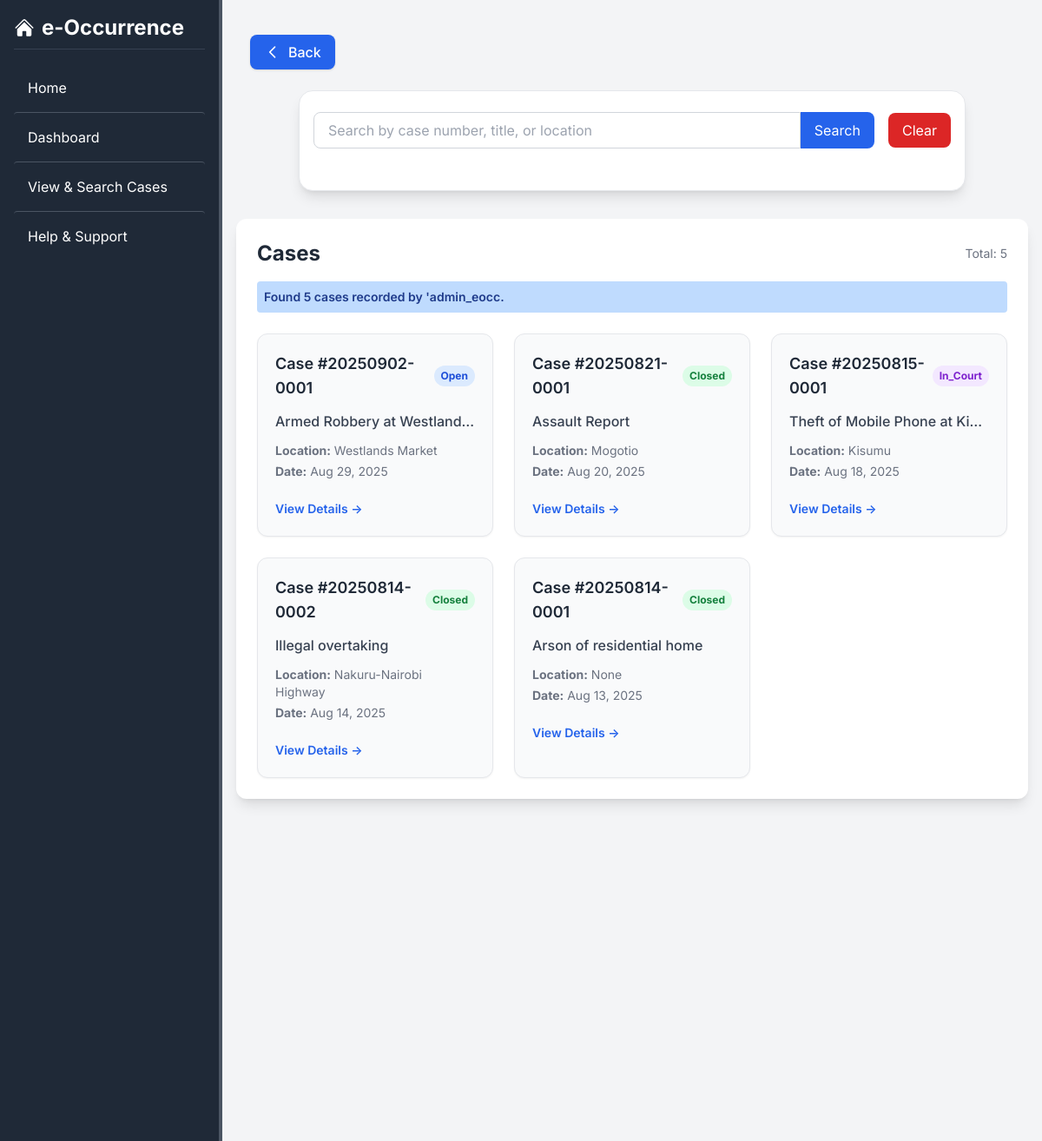
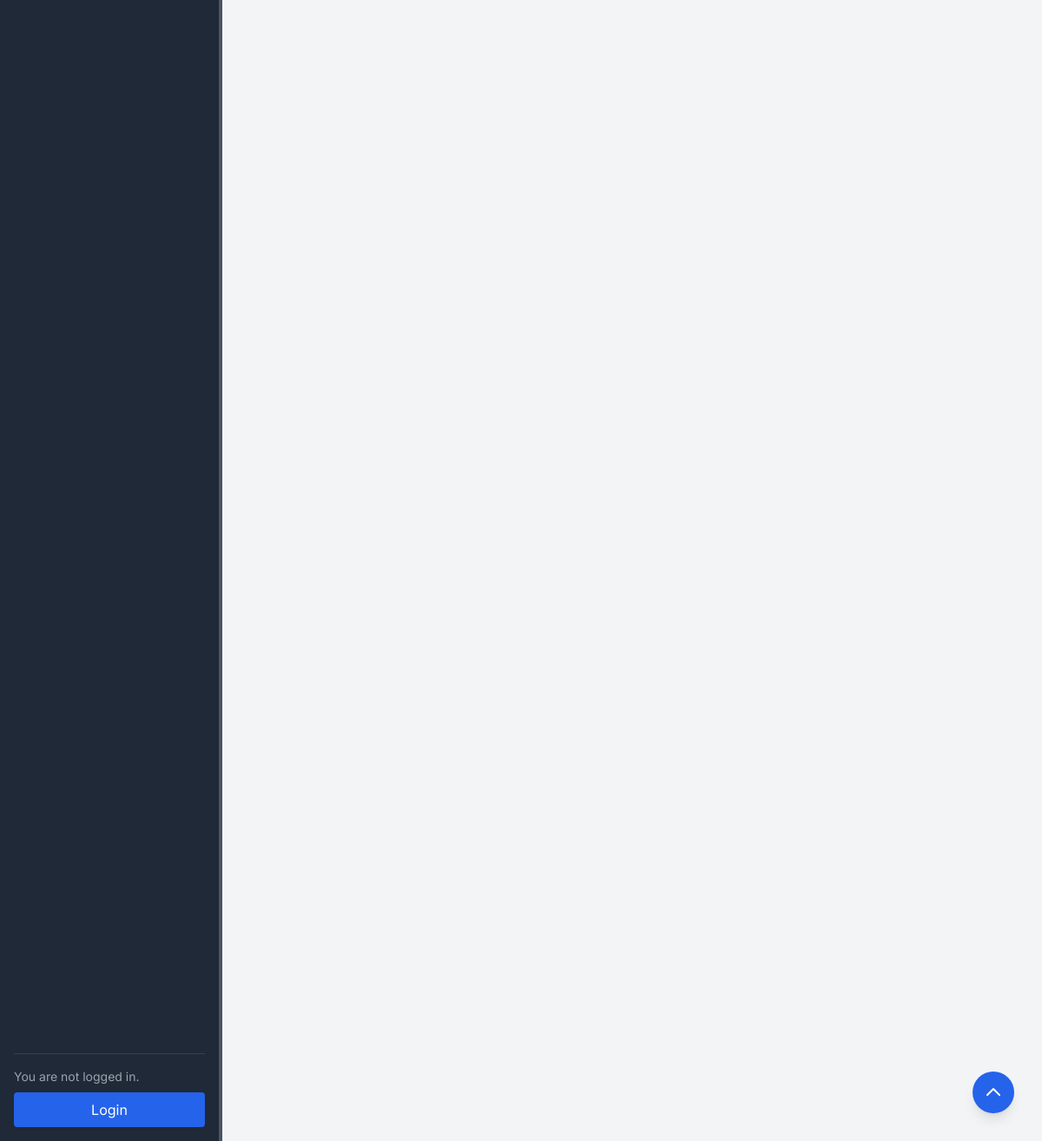
Page /cases/search/?recorded_by=admin_eocc on the committed database (2 pictures, top to bottom).
### cases/models.py (models this page shows, shortened)
class Case(models.Model):
    STATUS_CHOICES = [
        ('open', 'Open'),
        ('under_investigation', 'Under Investigation'),
        ('in_court', 'In Court'),
        ('closed', 'Closed'),
        ('dismissed', 'Dismissed'),
        ('transferred', 'Transferred'),
    ]
    CASE_TYPE_CHOICES = [
    ('ASSAULT', 'Assault'),
    ('GBV', 'Gender-Based Violence'),
    ('HOMICIDE', 'Homicide / Murder'),
    ('MISSING_PERSON', 'Missing Person'),
    ('SUICIDE', 'Suicide / Attempted Suicide'),
    ('THEFT', 'Theft'),
    ('ROBBERY', 'Robbery'),
    ('BURGLARY', 'Burglary / Break-in'),
    ('ARSON', 'Arson'),
    ('FRAUD', 'Fraud'),
    ('CORRUPTION', 'Corruption / Bribery'),
    ('TRAFFIC', 'Traffic Offense'),
    ('PUBLIC_DISTURBANCE', 'Public Disturbance'),
    ('ILLEGAL_ASSEMBLY', 'Illegal Assembly / Protest'),
    ('DRUG_POSSESSION', 'Drug Possession / Trafficking'),
    ('ILLEGAL_WEAPONS', 'Illegal Possession of Firearms / Weapons'),
    ('DOMESTIC', 'Domestic Dispute'),
    ('CHILD_ABUSE', 'Child Abuse / Neglect'),
    ('LOST_PROPERTY', 'Lost Property'),
    ('RECOVERED_PROPERTY', 'Recovered Property'),
    ('OTHER', 'Other'),
]
    uuid = models.UUIDField(default=uuid.uuid4, unique=True, editable=False)
    case_number = models.CharField(max_length=50, unique=True)
    case_type = models.CharField(
        max_length=30, choices=CASE_TYPE_CHOICES, default='OTHER',
    )
    complainant = models.ForeignKey(
        'Complainant', on_delete=models.SET_NULL, null=True, related_name='cases'
    )
    suspects = models.ManyToManyField(
        'Suspect', blank=True, related_name='cases'
    )
    witnesses = models.ManyToManyField(
        'Witness', blank=True, related_name='cases'
    )
    incident_date = models.DateField(null=True, blank=True)  # Date of the incident
    report_date = models.DateField(auto_now_add=True)  # Date when the case was reported
    location = models.CharField(max_length=255, blank=True, null=True)
    title = models.CharField(max_length=255)
    description = models.TextField(blank=True)
    recorded_by = models.ForeignKey(
        User, on_delete=models.SET_NULL, null=True, related_name='cases_reported'
    )
    status = models.CharField(max_length=30, choices=STATUS_CHOICES, default='open')
    court_date = models.DateField(null=True, blank=True)
    created_at = models.DateTimeField(auto_now_add=True)
    updated_at = models.DateTimeField(auto_now=True)
    class Meta:
        ordering = ['-created_at']

### cases/views.py (the view, shortened to what this page needs)
# urls.py: path('search/', views.search_cases, name='search_cases'),
def search_cases(request):
    query = request.GET.get('query', '').strip()
    status = request.GET.get('status', '')
    recorded_by = request.GET.get('recorded_by', '')
    cases = Case.objects.all()
    if status:
        cases = cases.filter(status=status)
        result_name = f"cases with status '{status}'"
    if recorded_by:
        cases = cases.filter(recorded_by__username=recorded_by)
        result_name = f"cases recorded by '{recorded_by}"
    total_results = cases.count()
    cases = cases[:20]
    messages.info(request, f"Found {total_results} {result_name}.")
    total_results = cases.count()
    return render(request, 'cases/search_cases.html', {
        'cases': cases,
        'query': query,
        'status': status,
        'recorded_by': recorded_by,
        'total_results': total_results,
    })

### cases/templates/cases/search_cases.html (shortened to what this page needs)
{% extends "core/base.html" %}
{% block content %}
    {% include "cases/partials/case-listing.html" %}
{% endblock %}

### cases/templates/cases/partials/case-listing.html (shortened to what this page needs)
<div class="max-w-3xl flex mx-auto items-center justify-between space-x-4 px-4 py-6 bg-white shadow-lg rounded-2xl mb-8 border border-gray-200">
    <form method="GET" action="{% url 'cases:search_cases' %}" class="mb-6 w-full">
        <div class="flex">
            <input type="text" name="query" placeholder="Search by case number, title, or location"
                    class="flex-1 px-4 py-2 border border-gray-300 rounded-l-lg focus:outline-none focus:ring-2 focus:ring-blue-500">
            <button type="submit" class="px-4 py-2 bg-blue-600 text-white rounded-r-lg hover:bg-blue-700">Search</button>
        </div>
    </form>
    <form method="GET" action="{% url 'cases:view_cases' %}" class="mb-6">
        <button type="submit" class="px-4 py-2 bg-red-600 text-white rounded-lg hover:bg-red-700">Clear</button>
    </form>
</div>
<div class="w-full mx-auto bg-white p-6 shadow-lg rounded-xl">
    <div class="flex justify-between items-center mb-4">
        <h2 class="text-2xl font-bold text-gray-800">Cases</h2>
        <span class="text-sm text-gray-500">Total: {{ total_results }}</span>
    </div>
    {% if messages %}
        <div class="space-y-2 mb-6">
            {% for message in messages %}
            <div
                class="p-2 text-sm font-semibold rounded
                    {% if message.tags == 'error' %}bg-red-200 text-red-800
                    {% elif message.tags == 'success' %}bg-green-200 text-green-900
                    {% elif message.tags == 'info' %}bg-blue-200 text-blue-900
                    {% else %}bg-gray-200 text-gray-800{% endif %}">
                {{ message }}
            </div>
            {% endfor %}
        </div>
    {% endif %}
    {% if cases %}
        <ul class="grid grid-cols-1 md:grid-cols-2 lg:grid-cols-3 gap-6">
            {% for case in cases %}
                <li class="bg-gray-50 rounded-xl shadow-sm hover:shadow-lg transition duration-200 overflow-hidden border border-gray-200">
                    <a class="block p-5 space-y-3 h-full" href="{% url 'cases:case_details' case.uuid %}">
                        <div class="flex justify-between items-center">
                            <h3 class="text-lg font-semibold text-gray-800">
                                Case #{{ case.case_number }}
                            </h3>
                            <span class="px-2 py-1 text-xs font-bold rounded-full
                                {% if case.status == 'open' %}bg-blue-100 text-blue-700
                                {% elif case.status == 'closed' %}bg-green-100 text-green-700
                                {% elif case.status == 'under_investigation' %}bg-yellow-100 text-yellow-800
                                {% elif case.status == 'in_court' %}bg-purple-100 text-purple-700
                                {% elif case.status == 'dismissed' %}bg-gray-200 text-gray-700
                                {% elif case.status == 'transferred' %}bg-teal-100 text-teal-700
                                {% else %}bg-gray-100 text-gray-700{% endif %}">
                                {{ case.status|title }}
                            </span>
                        </div>
                        <p class="text-gray-700 font-medium truncate">
                            {{ case.title }}
                        </p>
                        <div class="text-sm text-gray-500 space-y-1">
                            <p><strong>Location:</strong> {{ case.location }}</p>
                            <p><strong>Date:</strong> {{ case.incident_date|date:"M j, Y" }}</p>
                        </div>
                            <div class="pt-2">
                                <span class="inline-block text-blue-600 text-sm font-semibold hover:underline">
                                    View Details →
                                </span>
                            </div>
                    </a>
                </li>
            {% endfor %}
        </ul>
    {% else %}
        <div class="text-center text-gray-500 py-10">
            No cases found.
        </div>
    {% endif %}
</div>

### core/templates/core/base.html (style rules this page uses)
body { font-family: 'Inter', system-ui, -apple-system, BlinkMacSystemFont, 'Segoe UI', Roboto, 'Helvetica Neue', Arial, 'Noto Sans', sans-serif, 'Apple Color Emoji', 'Segoe UI Emoji', 'Segoe UI Symbol', 'Noto Color Emoji'; }

### rows in the picture
Case: case_number "20250902-0001", status "Open", title "Armed Robbery at Westland…", location "Westlands Market", incident_date "Aug 29, 2025"
Case: case_number "20250821-0001", status "Closed", title "Assault Report", location "Mogotio", incident_date "Aug 20, 2025"
Case: case_number "20250815-0001", status "In_Court", title "Theft of Mobile Phone at Ki…", location "Kisumu", incident_date "Aug 18, 2025"
Case: case_number "20250814-0002", status "Closed", title "Illegal overtaking", location "Nakuru-Nairobi Highway", incident_date "Aug 14, 2025"
Case: case_number "20250814-0001", status "Closed", title "Arson of residential home", location "None", incident_date "Aug 13, 2025"

### other values in the picture
{{ total_results }} "5"
{{ message }} "Found 5 cases recorded by 'admin_eocc."
